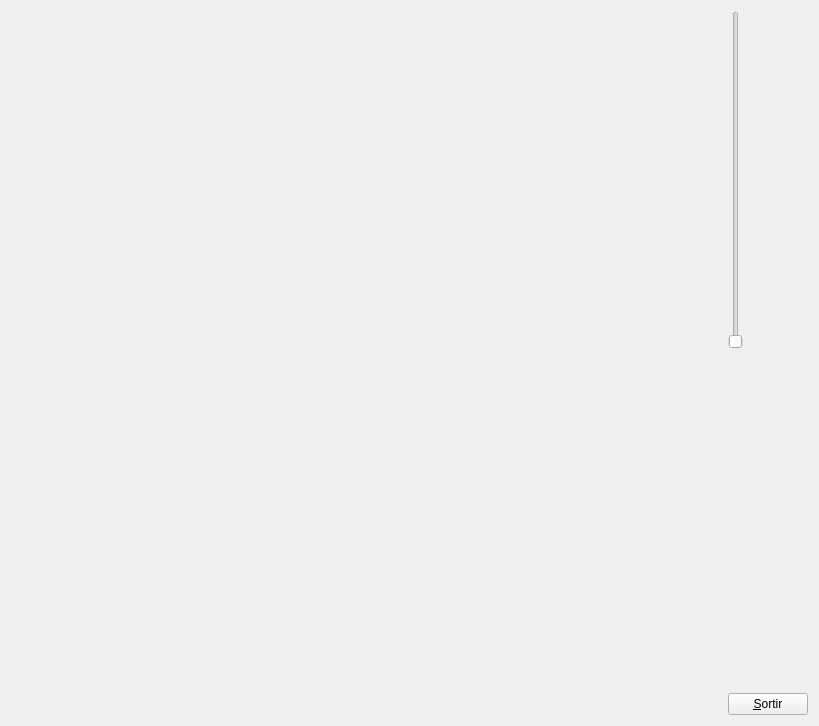
<?xml version="1.0" encoding="UTF-8"?>
<ui version="4.0">
 <class>MyForm</class>
 <widget class="QWidget" name="MyForm">
  <property name="geometry">
   <rect>
    <x>0</x>
    <y>0</y>
    <width>819</width>
    <height>726</height>
   </rect>
  </property>
  <property name="windowTitle">
   <string>Form</string>
  </property>
  <layout class="QHBoxLayout" name="horizontalLayout">
   <item>
    <widget class="MyGLWidget" name="widget" native="true">
     <property name="sizePolicy">
      <sizepolicy hsizetype="Expanding" vsizetype="Expanding">
       <horstretch>0</horstretch>
       <verstretch>0</verstretch>
      </sizepolicy>
     </property>
     <zorder></zorder>
    </widget>
   </item>
   <item>
    <layout class="QVBoxLayout" name="verticalLayout">
     <item>
      <widget class="QSlider" name="verticalSlider">
       <property name="layoutDirection">
        <enum>Qt::LeftToRight</enum>
       </property>
       <property name="minimum">
        <number>5</number>
       </property>
       <property name="maximum">
        <number>150</number>
       </property>
       <property name="orientation">
        <enum>Qt::Vertical</enum>
       </property>
      </widget>
     </item>
     <item>
      <spacer name="verticalSpacer">
       <property name="orientation">
        <enum>Qt::Vertical</enum>
       </property>
       <property name="sizeHint" stdset="0">
        <size>
         <width>20</width>
         <height>40</height>
        </size>
       </property>
      </spacer>
     </item>
     <item>
      <widget class="QPushButton" name="pushButton">
       <property name="sizePolicy">
        <sizepolicy hsizetype="Fixed" vsizetype="Fixed">
         <horstretch>0</horstretch>
         <verstretch>0</verstretch>
        </sizepolicy>
       </property>
       <property name="text">
        <string>&amp;Sortir</string>
       </property>
      </widget>
     </item>
    </layout>
   </item>
  </layout>
 </widget>
 <customwidgets>
  <customwidget>
   <class>MyGLWidget</class>
   <extends>QWidget</extends>
   <header>MyGLWidget.h</header>
   <container>1</container>
   <slots>
    <signal>enviaAlfa(int)</signal>
    <slot>recibirAlfa(int)</slot>
   </slots>
  </customwidget>
 </customwidgets>
 <resources/>
 <connections>
  <connection>
   <sender>pushButton</sender>
   <signal>clicked()</signal>
   <receiver>MyForm</receiver>
   <slot>close()</slot>
   <hints>
    <hint type="sourcelabel">
     <x>811</x>
     <y>718</y>
    </hint>
    <hint type="destinationlabel">
     <x>839</x>
     <y>529</y>
    </hint>
   </hints>
  </connection>
  <connection>
   <sender>widget</sender>
   <signal>enviaAlfa(int)</signal>
   <receiver>verticalSlider</receiver>
   <slot>setValue(int)</slot>
   <hints>
    <hint type="sourcelabel">
     <x>664</x>
     <y>243</y>
    </hint>
    <hint type="destinationlabel">
     <x>742</x>
     <y>236</y>
    </hint>
   </hints>
  </connection>
  <connection>
   <sender>verticalSlider</sender>
   <signal>valueChanged(int)</signal>
   <receiver>widget</receiver>
   <slot>recibirAlfa(int)</slot>
   <hints>
    <hint type="sourcelabel">
     <x>735</x>
     <y>82</y>
    </hint>
    <hint type="destinationlabel">
     <x>698</x>
     <y>85</y>
    </hint>
   </hints>
  </connection>
 </connections>
</ui>
